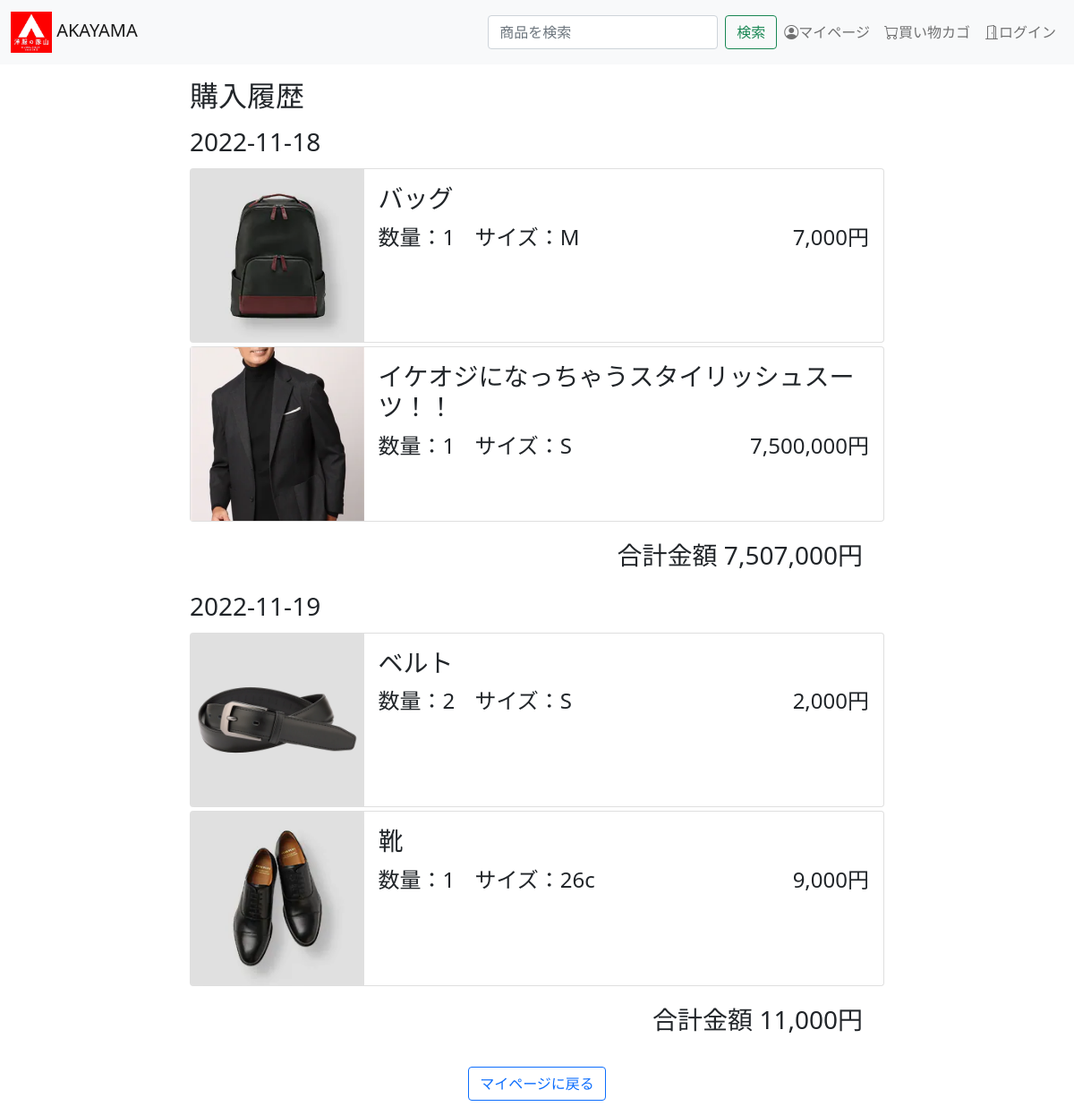
Page /buy_history.php on the committed database.
### tables this page shows
CREATE TABLE order_details(
    order_id INT NOT NULL,
    item_id INT NOT NULL,
    od_suryo INT NOT NULL,
    od_size VARCHAR(3) NOT NULL,
    od_price INT NOT NULL,
    PRIMARY KEY(order_id,item_id),
    FOREIGN KEY(order_id) REFERENCES orders(order_id),
    FOREIGN KEY(item_id) REFERENCES item(item_id)
);

CREATE TABLE orders(
    order_id INT AUTO_INCREMENT NOT NULL,
    member_id INT NOT NULL,
    order_date DATE NOT NULL,
    PRIMARY KEY(order_id)
);

CREATE TABLE item (
    item_id INT AUTO_INCREMENT NOT NULL,
    category_id INT NOT NULL,
    item_image VARCHAR(50) NOT NULL,
    item_name VARCHAR(50) NOT NULL,
    item_description VARCHAR(300) NOT NULL,
    item_color VARCHAR(10) NOT NULL,
    item_price INT NOT NULL,
    item_size VARCHAR(191) NOT NULL,
    is_sale BOOLEAN NOT NULL,
    item_sale_price INT NOT NULL,
    item_registration_date DATE NOT NULL,
    PRIMARY KEY(item_id),
    FOREIGN KEY(category_id) REFERENCES category(category_id)

);

### DBManager.php (called while the page is built, shortened)
<?php
    class DBManager{
        private function dbConnect(){
            $pdo = new PDO('mysql:host=localhost;dbname=dev;charset=utf8','webuser', 'abccsd2');
            return $pdo;
        }
        public function getBuyHistory($memberId){
            $pdo = $this->dbConnect();
            $sql = "SELECT * FROM orders AS O INNER JOIN order_details AS OD ON O.order_id = OD.order_id
                                              INNER JOIN item AS I ON OD.item_id = I.item_id WHERE O.member_id = ?
                                              ORDER BY OD.order_id";
            $ps = $pdo->prepare($sql);
            $ps->bindValue(1,$memberId,PDO::PARAM_INT);
            $ps->execute();
            return $ps->fetchAll();
        }
    }
?>

### buy_history.php (the view, shortened to what this page needs)
<!DOCTYPE html>
<html lang="ja">
<head>
    <link href="https://cdn.jsdelivr.net/npm/bootstrap@5.0.2/dist/css/bootstrap.min.css" rel="stylesheet">
    <link rel="stylesheet" href="https://cdn.jsdelivr.net/npm/bootstrap-icons@1.8.0/font/bootstrap-icons.css">
    <link rel="stylesheet" href="./css/style.css">
</head>
<body>
    <?php require_once "DBManager.php"; ?>
    <?php include "header.php"; ?>
    <div class="container" style="max-width:800px">
        <h2 class="my-3">購入履歴</h2>
        <?php
            $memberId = 1;
            $dbm = new DBManager();
            $tbl = $dbm->getBuyHistory($memberId);
            echo "<div class=\"row gy-1\">";
            $sum = 0;
            $orderId = 0;
            $cnt = 0;
            foreach($tbl as $row){
                $rowcnt = count($tbl);
                if($cnt == 0){
                    $orderId = $row['order_id'];
                    showDate($row['order_date']);
                }
                if($orderId == $row['order_id'] || $cnt == 0){
                    $sum += $row['od_price'];
                }else{
                    showSum($sum);
                    $sum = 0;
                    $sum += $row['od_price'];
                }
                showHistory($row['item_image'],$row['item_name'],$row['od_suryo'],$row['od_size'],$row['od_price']);
                $orderId = $row['order_id'];
                $cnt++;
                if($cnt == $rowcnt){
                    showSum($sum);
                }
            }
            echo "</div> ";
        ?>
        <div class="text-center my-3">
            <a type="button" class="btn btn-outline-primary" href="./mypage.php">マイページに戻る</a>
        </div>
    </div>
    <?php function showHistory($image,$itemName,$suryo,$size,$price){ ?>
        <div class="col-12">
            <div class="card">
                <div class="row g-0">
                    <div class="col-4 col-md-3">
                        <div class="ratio ratio-1x1">
                            <img src="<?=$image?>"   alt="..." >
                        </div>
                    </div>
                    <div class="col-8 col-md-9">
                        <div class="card-body">
                            <h3 class="card-title"><?=$itemName?></h5>
                            <p class="card-text fs-4">
                                <span class="me-3">数量：<?=$suryo?></span>
                                <span>サイズ：<?=$size?></span>
                                <span style="float:right;"><?=number_format($price)?>円</span>
                            </p>
                        </div>
                    </div>
                </div>
            </div>
        </div>
    <?php } ?>
    <?php function showSum($sum){ ?>
        <div class="row">
            <div class="col-12">
                <p class="text-end my-3 fs-3"> 合計金額 <?=number_format($sum)?>円</p>
            </div>
        </div>
    <?php } ?>
    <?php function showDate($date){ ?>
        <div class="col-12">
            <h3 class=""><?=$date?></h3>
        </div>
    <?php } ?>
</body>
</html>

### header.php (shortened to what this page needs)
<nav class="navbar navbar-expand-md navbar-light fixed-top bg-light">
  <div class="container-fluid">
    <a class="navbar-brand" href="index.php">
      <img src="./imgs/logo.png" height="46px" alt="">
      AKAYAMA
    </a>
    <div class="collapse navbar-collapse justify-content-end" id="navbarCollapse">
      <form class="d-flex" action="./item_search_result.php" method="get">
          <input class="form-control me-2" type="search" placeholder="商品を検索" aria-label="検索" name="keyword">
          <input class="btn btn-outline-success" type="submit" value="検索">
      </form>
      <ul class="navbar-nav  mb-2 mb-md-0">
        <li class="nav-item">
          <a class="nav-link" aria-current="page" href="./mypage.php"><i class="bi bi-person-circle"></i>マイページ</a>
        </li>
        <li class="nav-item">
          <a class="nav-link" href="./cart.php"><i class="bi bi-cart"></i>買い物カゴ</a>
        </li>
        <li class="nav-item">
          <a class="nav-link" href="./login.php"><i class="bi bi-door-open"></i>ログイン</a>
        </li>
      </ul>
    </div>
  </div>
</nav>

### css/style.css (style rules this page uses)
body { padding-top: 72px; }
a { text-decoration: none; }
.ratio-1x1 img { object-fit:cover; }

### rows in the picture
order_details: order.order_date "2022-11-18", item.item_image (picture), item.item_name "バッグ", od_suryo "1", od_size "M", od_price "7,000"
order_details: item.item_image (picture), item.item_name "イケオジになっちゃうスタイリッシュスーツ！！", od_suryo "1", od_size "S", od_price "7,500,000"
order_details: sum "7,507,000", order.order_date "2022-11-19", item.item_image (picture), item.item_name "ベルト", od_suryo "2", od_size "S", od_price "2,000"
order_details: item.item_image (picture), item.item_name "靴", od_suryo "1", od_size "26c", od_price "9,000", sum "11,000"
